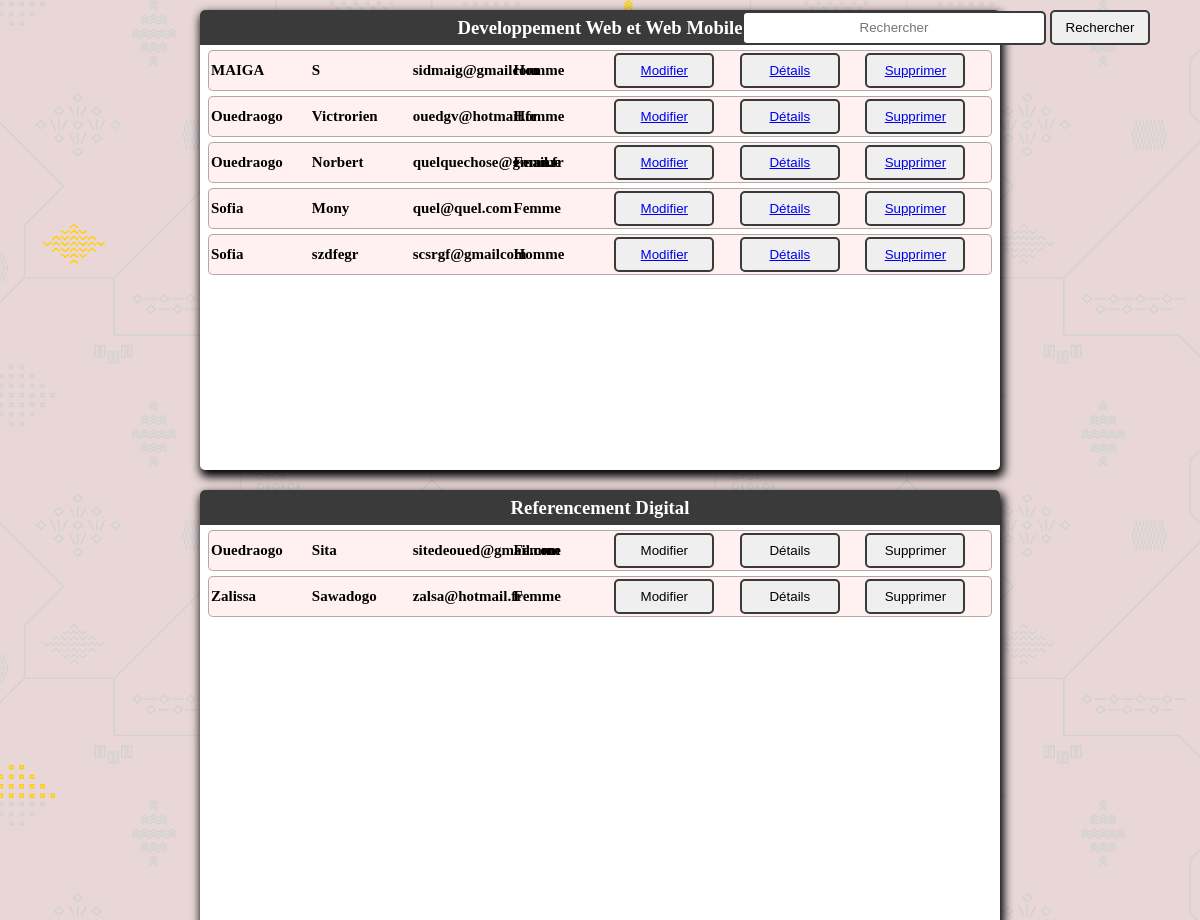
The page /listes.php on the database its author committed.
### tables this page shows
CREATE TABLE `apprenants` (
  `mail` varchar(60) NOT NULL,
  `nom` varchar(60) NOT NULL,
  `prenom` varchar(60) NOT NULL,
  `naissance` date NOT NULL,
  `sexe` varchar(5) NOT NULL,
  `formation` varchar(60) NOT NULL
);

### listes.php (the view, shortened to what this page needs)
<!DOCTYPE html>
<html lang="en">
<head>
    <link rel="stylesheet" href="styles/liste.css">
</head>
<body>
    <?php
    $dat = new mysqli("localhost", "root", "", "liste");
    ?>
    <div class="form">
        <form action="" method="POST">
            <input type="text" name="search" placeholder="Rechercher">
            <button type="submit" name="submit" value="submit">Rechercher</button>
        </form>
    </div>
    <div class="main">
        <h3>Developpement Web et Web Mobile</h3>
        <?php
        if (empty($_POST["submit"])) {
            $ret_dev = $dat->query("SELECT * FROM `apprenants` WHERE `formation`='DEV' ORDER BY `nom`");
            while ($data = $ret_dev->fetch_array()) {
                echo ("<table  class=tablebody>");
                echo ("<tbody>
        <td>
         <h6>" . $data["nom"] . "</h6>
        </td>" . "<td>
        <h6>" . $data["prenom"] . "</h6>
       </td>" . "<td>
       <h6>" . $data["mail"] . "</h6>
      </td>" . "<td>
      <h6>" . $data["sexe"] . "</h6>".
      "<td>
       <button><a href=pages/Modification.php?email=".$data["mail"]. "&nom=".$data["nom"]. "&prenom=".$data["prenom"]. "&sexe=".$data["sexe"]. ">Modifier</a></button>
     </td>".
     "<td>
      <button><a href=details.php?email=".$data["mail"]. "&nom=".$data["nom"]. "&prenom=".$data["prenom"]. "&sexe=".$data["sexe"].">Détails</a></button>
     </td>".
     "<td>
      <button><a href=supprimer.php?email=".$data['mail'].">Supprimer</a></button>
     </td>".
     "</td>" . "</tbody>");
                echo ("</table>");
            }
        }
        ?>
    </div>
    <div class="main">
        <h3>Referencement Digital</h3>
        <?php
        if (empty($_POST["submit"])) {
            $ret_ref = $dat->query("SELECT * FROM `apprenants` WHERE `formation`='REF' ORDER BY `nom`");
            while ($data = $ret_ref->fetch_array()) {
                echo ("<table  class=tablebody>");
                echo ("<tbody>
        <td>
         <h6>" . $data["nom"] . "</h6>
        </td>" . "<td>
        <h6>" . $data["prenom"] . "</h6>
       </td>" . "<td>
       <h6>" . $data["mail"] . "</h6>
      </td>" . "<td>
      <h6>" . $data["sexe"] . "</h6>
     </td>"
     ."<td>
       <button>Modifier</button>
     </td>".
     "<td>
      <button>Détails</button>
     </td>".
     "<td>
      <button>Supprimer</button>
     </td>".
      "</tbody>");
                echo ("</table>");
            }
        }
        ?>
    </div>
</body>
</html>

### styles/liste.css (style rules this page uses)
* { margin: 0%; padding: 0%; }
body { background-color: #e9d7d7; position: relative; background-image: url(../images/background-simplon.svg); background-size: cover; }
.main { animation: entrance; animation-duration: 1s; width: auto; height: auto; min-height: 50%; background-color: white; overflow: auto; min-width: 800px; border-radius: 5px; margin: 10px; max-width: 80%; box-shadow: 2px 5px 10px 2px black; }
.main h3 { background-color: #3a3a3a; height: 35px; margin: auto; color: white; text-align: center; display: flex; justify-content: center; align-items: center; font-family: "Bahnschrift"; }
.tablebody { border: 1px solid rgba(0, 0, 0, 0.301); height: 30px; width: 98%; border-radius: 5px; background-color: #ffc0c03b; margin: 5px auto 5px auto; }
.tablebody td { width: 80px; }
.tablebody h6 { text-align: left; font-family: "Bahnschrift"; font-size: 15px; width: 80px; }
.form { position: absolute; top: 10px; right: 50px; }
input { width: 300px; height: 30px; border: 2px solid #3a3a3a; border-radius: 5px; text-align: center; }
button { height: 35px; width: 100px; border: 2px solid #3a3a3a; border-radius: 5px; }

### rows shown on the page
apprenants: nom "MAIGA", prenom "S", mail "sidmaig@gmailcom", sexe "Homme"
apprenants: nom "Ouedraogo", prenom "Victrorien", mail "ouedgv@hotmail.fr", sexe "Homme"
apprenants: nom "Ouedraogo", prenom "Norbert", mail "quelquechose@gmail.fr", sexe "Femme"
apprenants: nom "Sofia", prenom "Mony", mail "quel@quel.com", sexe "Femme"
apprenants: nom "Sofia", prenom "szdfegr", mail "scsrgf@gmailcom", sexe "Homme"
apprenants: nom "Ouedraogo", prenom "Sita", mail "sitedeoued@gmail.com", sexe "Femme"
apprenants: nom "Zalissa", prenom "Sawadogo", mail "zalsa@hotmail.fr", sexe "Femme"
